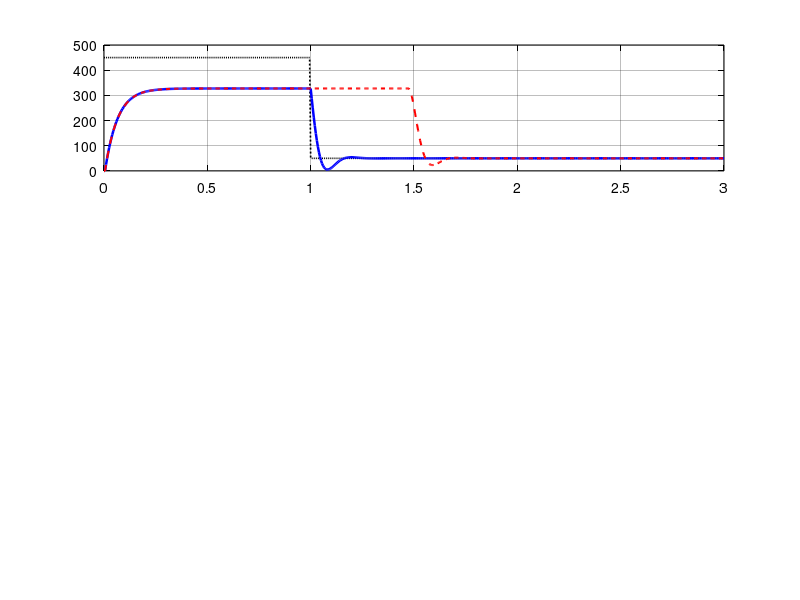

This chart was generated by the following MATLAB code: (Note: this script raises an error after producing the figure.)
function verify_antiwindup()
% VERIFY_ANTIWINDUP  Test 2.T3 (sim) — anti-windup recovery doğrulaması.
%
% Anti-windup back-calculation (§11.6) mekanizmasının integrator wind-up'ı
% önlediğini SİMÜLASYONDA gösterir. Analitik-önce sıra: önce sim teoriyi
% kanıtlar, sonra gerçek motorda doğrulanır (scripts/antiwindup_test.py).
%
% Senaryo: ULAŞILAMAZ step 0→450 rad/s (u=0.5 ile max ω=K·Vs·0.5=327 → setpoint
% asla ulaşılamaz, error sürekli pozitif, integrator durmadan şişer = wind-up),
% sonra 450→50 rad/s. Wind-up etkisi iniş geçişinde görünür: anti-windup kapalıysa
% şişmiş integratör boşalana kadar u yüksek kalır, ω 50'ye geç iner (recovery gecikir).
%
% Firmware ile uyumlu ayrık PI (Ts=5 ms, ampirik Kp=0.002, Ki=0.1, T_t=Kp/Ki),
% saturation ±0.5 duty, plant duty→ω = K·Vs/(τs+1).
%
% Kaynak: [AstromMurray2008] §10.4 (back-calculation anti-windup)
% Çalıştırma: matlab -batch "cd('matlab/asama_2_kontrol'); verify_antiwindup"

    K = 53.89; tau = 0.0605; Vs = 12.15;
    Ts = 0.005; Kp = 0.002; Ki = 0.1; Tt = Kp/Ki; umax = 0.5;

    % plant ayrık (duty→ω), 1. derece exact:  ω[k]=a·ω[k-1]+b·u[k-1]
    a = exp(-Ts/tau);  b = K*Vs*(1-a);

    % setpoint profili
    T = 0:Ts:3.0;  N = numel(T);
    sp = 450*ones(1,N);  sp(T>=1.0) = 50;   % 1.0 s'de 450→50 (recovery testi)

    [w_aw, u_aw, i_aw] = run_pi(sp, a, b, Kp, Ki, Ts, Tt, umax, true);
    [w_no, u_no, i_no] = run_pi(sp, a, b, Kp, Ki, Ts, Tt, umax, false);

    % recovery metriği: 450→50 geçişinden sonra 50'ye ±%5 (±2.5) oturma
    rec_aw = settle_time(T, w_aw, 1.0, 50, 2.5);
    rec_no = settle_time(T, w_no, 1.0, 50, 2.5);
    Imax_aw = max(i_aw);  Imax_no = max(i_no);

    fprintf('=== Test 2.T3 (sim) — anti-windup recovery (450->50, saturation) ===\n');
    fprintf('anti-windup ACIK : recovery=%.0f ms, max integrator=%.2f\n', rec_aw*1000, Imax_aw);
    fprintf('anti-windup KAPALI: recovery=%.0f ms, max integrator=%.2f\n', rec_no*1000, Imax_no);
    fprintf('-> anti-windup integratör şişmesini sınırlar → recovery hızlanır\n');

    here = fileparts(mfilename('fullpath'));
    outdir = fullfile(here, 'results', '2_3_realistic_sim');
    if ~exist(outdir, 'dir'); mkdir(outdir); end
    set(groot, 'defaultAxesColor','w', 'defaultAxesXColor','k', 'defaultAxesYColor','k', ...
        'defaultTextColor','k', 'defaultAxesGridColor',[0.15 0.15 0.15], 'defaultAxesGridAlpha',0.3);

    f = figure('Position', [80 80 900 640], 'Color', 'w');
    subplot(3,1,1);
    plot(T, sp, 'k:', 'LineWidth',1.2); hold on; grid on;
    plot(T, w_aw, 'b', 'LineWidth',1.8);
    plot(T, w_no, 'r--', 'LineWidth',1.5);
    yline(50,'Color',[0.5 0.5 0.5]);
    ylabel('\omega [rad/s]'); title('Test 2.T3 (sim) — Anti-Windup Recovery (step 450\rightarrow50, saturation)', 'FontWeight','bold');
    legend('setpoint','anti-windup ON','anti-windup OFF','Location','northeast', ...
        'TextColor','k','Color','w','EdgeColor',[0.6 0.6 0.6]);

    subplot(3,1,2);
    plot(T, u_aw, 'b', 'LineWidth',1.5); hold on; grid on;
    plot(T, u_no, 'r--', 'LineWidth',1.3);
    yline(umax,'k:'); yline(-umax,'k:');
    ylabel('u (duty)'); legend('ON','OFF','Location','northeast','TextColor','k','Color','w','EdgeColor',[0.6 0.6 0.6]);

    subplot(3,1,3);
    plot(T, i_aw, 'b', 'LineWidth',1.5); hold on; grid on;
    plot(T, i_no, 'r--', 'LineWidth',1.3);
    ylabel('integrator'); xlabel('time [s]');
    legend('ON (sinirli)','OFF (wind-up)','Location','northeast','TextColor','k','Color','w','EdgeColor',[0.6 0.6 0.6]);

    exportgraphics(f, fullfile(outdir, 'antiwindup_recovery.png'), 'Resolution',150);
    close(f);
    fprintf('Gorsel: %s/antiwindup_recovery.png\n', outdir);
end

% ── ayrık PI (firmware uyumlu) ───────────────────────────────────────
function [w, u, ival] = run_pi(sp, a, b, Kp, Ki, Ts, Tt, umax, aw)
    N = numel(sp);
    w = zeros(1,N); u = zeros(1,N); ival = zeros(1,N);
    I = 0; uprev = 0;
    for k = 2:N
        w(k) = a*w(k-1) + b*uprev;          % plant
        e = sp(k) - w(k);
        I = I + Ki*Ts*e;                    % integratör (backward Euler)
        u_unsat = Kp*e + I;
        u(k) = max(-umax, min(umax, u_unsat));  % saturation
        if aw
            I = I + (Ts/Tt)*(u(k) - u_unsat);   % back-calculation
        end
        ival(k) = I;
        uprev = u(k);
    end
end

% ── oturma süresi (t0 sonrası hedefe ±tol içinde kalış) ──────────────
function ts = settle_time(T, y, t0, target, tol)
    idx = find(T >= t0);
    ts = NaN;
    for j = 1:numel(idx)
        seg = idx(j):numel(T);
        if all(abs(y(seg) - target) <= tol)
            ts = T(idx(j)) - t0; return;
        end
    end
end
